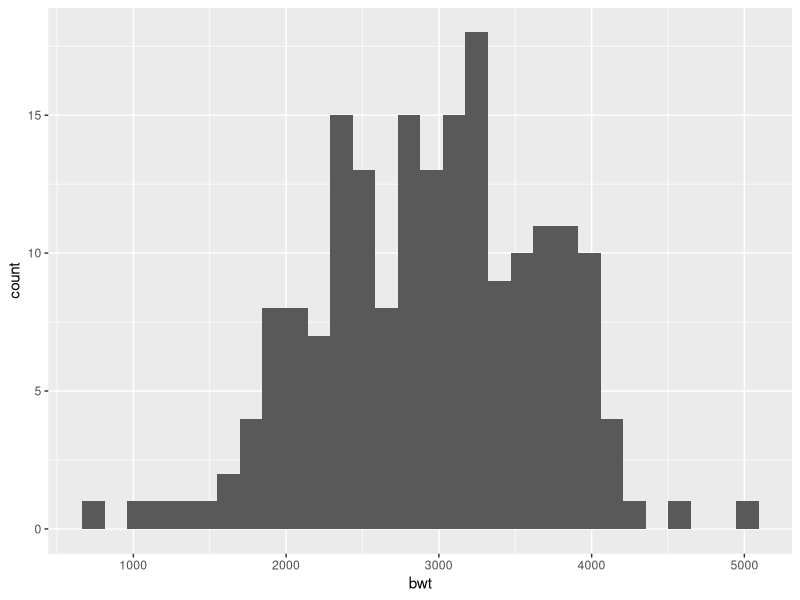
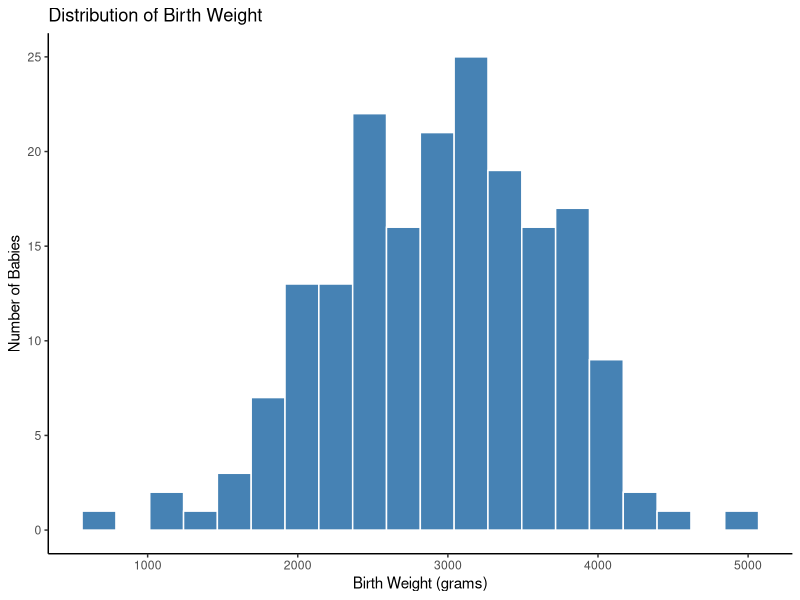
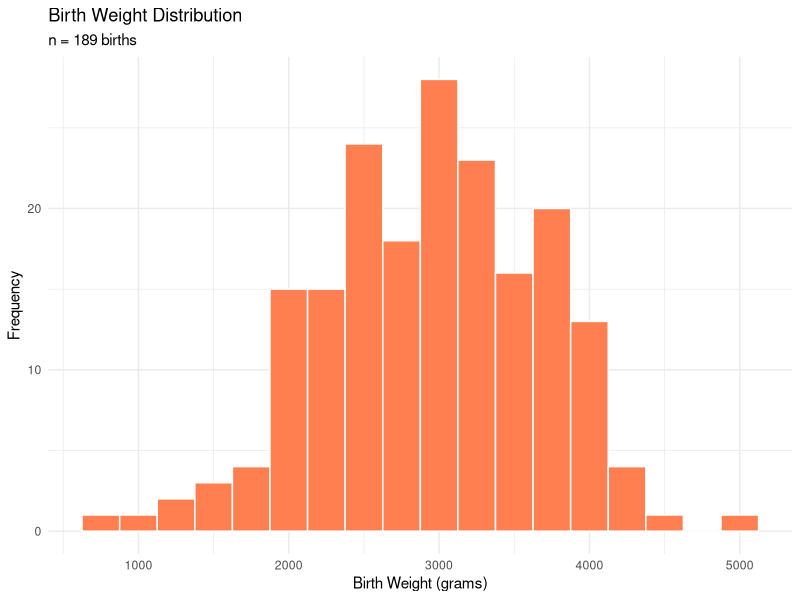
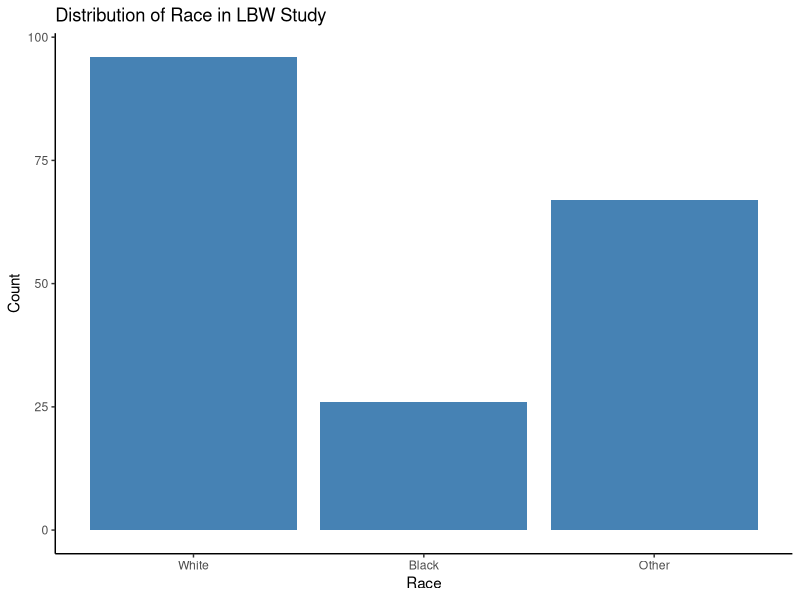
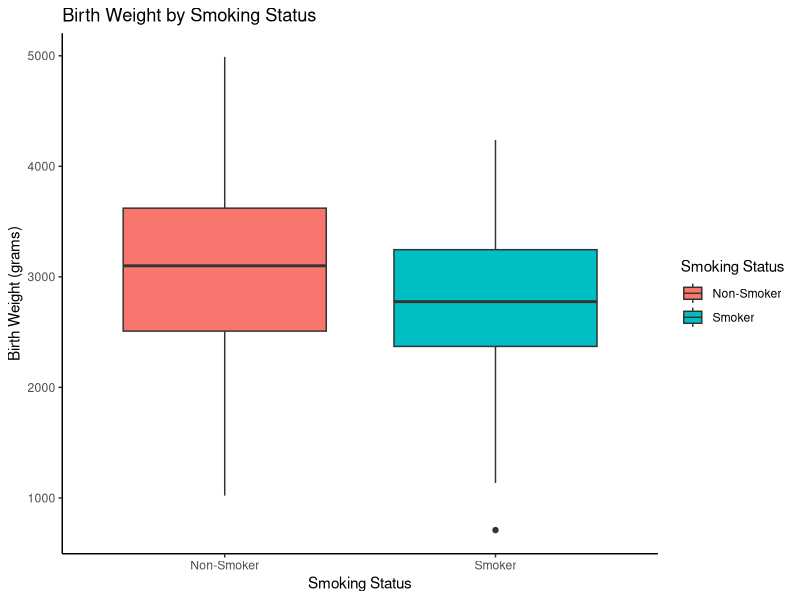
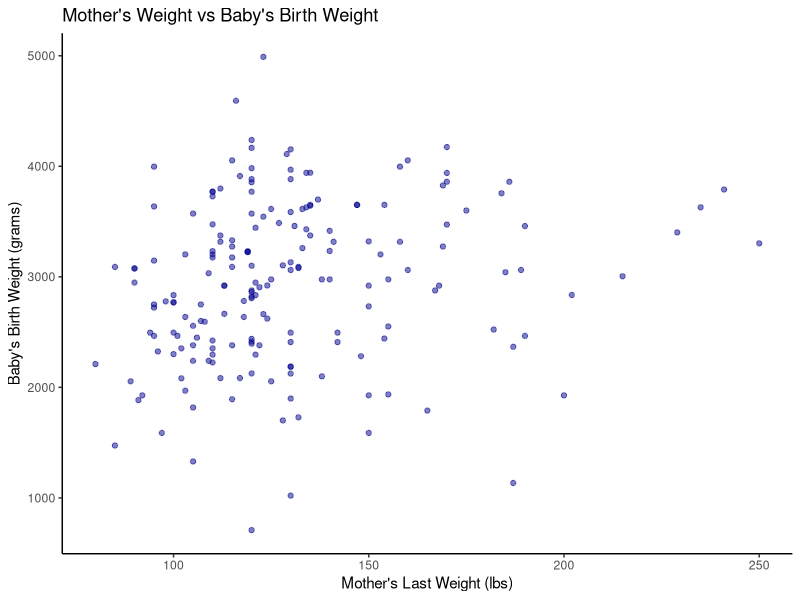
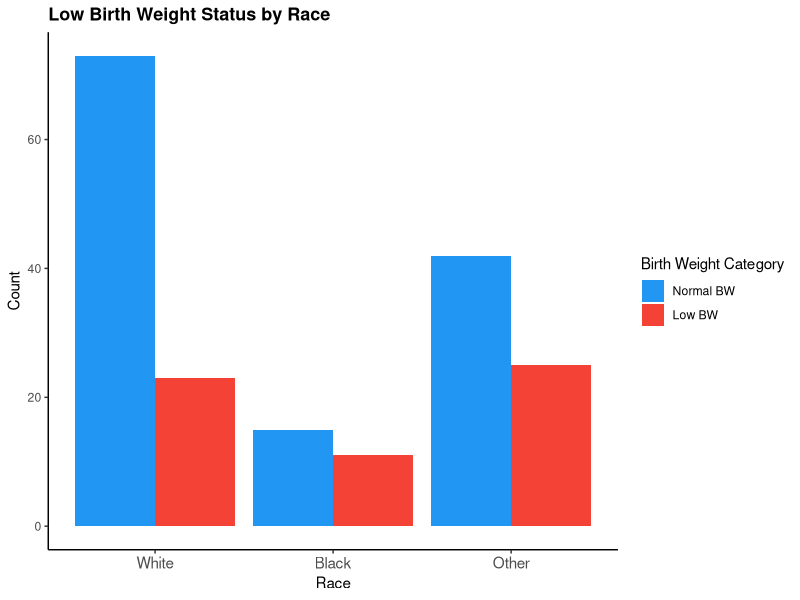
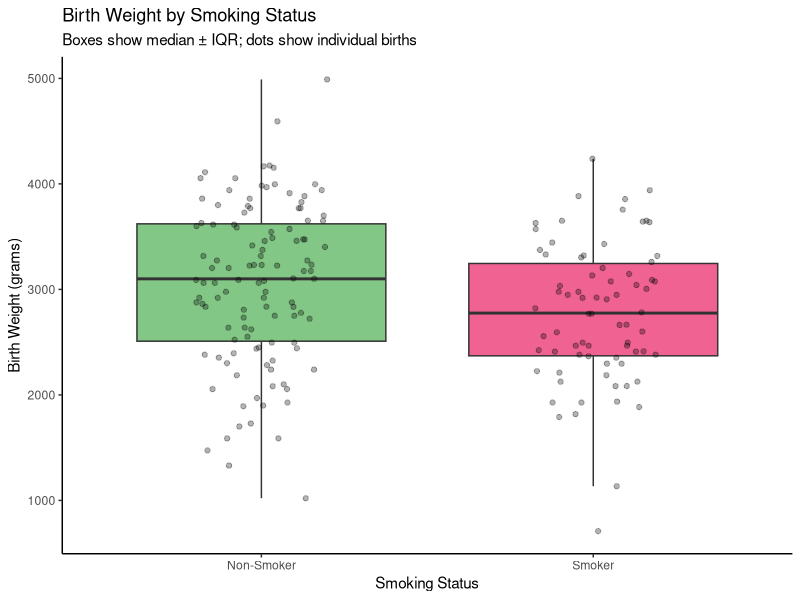

R code for these plots, in order:
# ==============================================================================
# DAY 4: DATA VISUALIZATION USING GGPLOT2
# Workshop: Data Analysis for Public Health Using R
# Datasets: infant.xls | lbw.xlsx
# ==============================================================================

library(readxl)
library(tidyverse)   # includes ggplot2

# Load and prepare data
infant <- read_excel("infant.xls")
lbw    <- read_excel("lbw.xlsx")

# Create factor labels (from Day 2)
lbw <- lbw %>%
  mutate(
    smoke_factor = factor(smoke, levels=c(0,1), labels=c("Non-Smoker","Smoker")),
    race_factor  = factor(race,  levels=c(1,2,3), labels=c("White","Black","Other")),
    low_factor   = factor(low,   levels=c(0,1), labels=c("Normal BW","Low BW")),
    ht_factor    = factor(ht,    levels=c(0,1), labels=c("No HT","Hypertension")),
    bwt_kg       = bwt / 1000
  )

infant <- infant %>%
  mutate(
    sex_factor    = factor(sex,   levels=c(0,1), labels=c("Male","Female")),
    water_factor  = factor(water, levels=c(0,1), labels=c("No Clean Water","Clean Water")),
    wt_gain       = wt2 - wt1
  )

# ---- SESSION I: INTRODUCTION TO GGPLOT2 -------------------------------------
# ggplot2 builds plots in LAYERS using a consistent grammar:
#
#   ggplot(data, aes(x = var1, y = var2)) +   <- Layer 1: Canvas + axes
#     geom_point()                            <- Layer 2: What to draw
#     labs(title = "...", x = "...", y="...") <- Layer 3: Labels
#     theme_classic()                         <- Layer 4: Look/feel
#
# Think of it like building a sandwich: each + adds a new layer.

# The simplest possible plot (just to see the structure)
ggplot(lbw, aes(x = bwt)) +
  geom_histogram()

# Now make it look better step by step
ggplot(lbw, aes(x = bwt)) +
  geom_histogram(fill = "steelblue", color = "white", bins = 20) +
  labs(title = "Distribution of Birth Weight",
       x = "Birth Weight (grams)",
       y = "Number of Babies") +
  theme_classic()

# aes() = aesthetics: maps variables to visual properties
# fill  = inside color
# color = border color
# bins  = number of bars

# ------------------------------------------------------------------------------
# TASK 1 (Session I):
#   a) Create a histogram of infant$wt1 (baseline weight)
#   b) Make the bars green with white borders
#   c) Add a proper title and axis labels
#   d) Try theme_bw() instead of theme_classic(). What changes?
# ------------------------------------------------------------------------------

# ---- SESSION II: BASIC PLOT TYPES -------------------------------------------

# --- 1. HISTOGRAM: Distribution of a continuous variable ---
ggplot(lbw, aes(x = bwt)) +
  geom_histogram(binwidth = 250, fill = "coral", color = "white") +
  labs(title = "Birth Weight Distribution",
       subtitle = paste("n =", nrow(lbw), "births"),
       x = "Birth Weight (grams)",
       y = "Frequency") +
  theme_minimal()

# --- 2. BAR CHART: Frequency of a categorical variable ---
ggplot(lbw, aes(x = race_factor)) +
  geom_bar(fill = "steelblue") +
  labs(title = "Distribution of Race in LBW Study",
       x = "Race",
       y = "Count") +
  theme_classic()

# --- 3. BOXPLOT: Compare groups ---
ggplot(lbw, aes(x = smoke_factor, y = bwt, fill = smoke_factor)) +
  geom_boxplot() +
  labs(title = "Birth Weight by Smoking Status",
       x = "Smoking Status",
       y = "Birth Weight (grams)",
       fill = "Smoking Status") +
  theme_classic()

# --- 4. SCATTER PLOT: Relationship between two continuous variables ---
ggplot(lbw, aes(x = lwt, y = bwt)) +
  geom_point(alpha = 0.5, color = "darkblue") +
  labs(title = "Mother's Weight vs Baby's Birth Weight",
       x = "Mother's Last Weight (lbs)",
       y = "Baby's Birth Weight (grams)") +
  theme_classic()

# ------------------------------------------------------------------------------
# TASK 2 (Session II):
#   a) Create a bar chart showing count of low birth weight vs normal
#      (use low_factor as x-axis). Use different fill colors.
#   b) Make a boxplot comparing infant wt1 by sex_factor
#   c) Create a scatter plot: infant age (x) vs wt1 (y)
#   d) Change the point color to "tomato" and set alpha = 0.6
# ------------------------------------------------------------------------------

# ---- SESSION III: CUSTOMIZING PLOTS ------------------------------------------
# Good public health graphics communicate clearly and look professional.

# Grouped bar chart (two categorical variables)
ggplot(lbw, aes(x = race_factor, fill = low_factor)) +
  geom_bar(position = "dodge") +  # "dodge" = side by side; "fill" = proportional
  labs(title  = "Low Birth Weight Status by Race",
       x      = "Race",
       y      = "Count",
       fill   = "Birth Weight Category") +
  scale_fill_manual(values = c("Normal BW" = "#2196F3", "Low BW" = "#F44336")) +
  theme_classic() +
  theme(axis.text.x = element_text(size = 11),
        plot.title  = element_text(face = "bold", size = 13))

# Customized boxplot with jitter (show all data points)
ggplot(lbw, aes(x = smoke_factor, y = bwt, fill = smoke_factor)) +
  geom_boxplot(alpha = 0.7, outlier.shape = NA) +
  geom_jitter(width = 0.2, alpha = 0.3, size = 1.5) +
  labs(title   = "Birth Weight by Smoking Status",
       subtitle = "Boxes show median ± IQR; dots show individual births",
       x        = "Smoking Status",
       y        = "Birth Weight (grams)") +
  scale_fill_manual(values = c("Non-Smoker" = "#4CAF50", "Smoker" = "#E91E63")) +
  theme_classic() +
  guides(fill = "none")  # Remove legend (already on x-axis)

# Scatter plot with regression line and color grouping
ggplot(lbw, aes(x = age, y = bwt, color = smoke_factor)) +
  geom_point(alpha = 0.5) +
  geom_smooth(method = "lm", se = TRUE) +
  labs(title  = "Mother's Age vs Birth Weight by Smoking Status",
       x      = "Mother's Age (years)",
       y      = "Birth Weight (grams)",
       color  = "Smoking Status") +
  theme_classic()

# Violin plot (shows distribution shape better than boxplot)
ggplot(infant, aes(x = sex_factor, y = wt1, fill = sex_factor)) +
  geom_violin(alpha = 0.6) +
  geom_boxplot(width = 0.1, fill = "white") +  # boxplot inside violin
  labs(title = "Infant Weight at Baseline by Sex",
       x     = "Sex",
       y     = "Weight (units)") +
  theme_classic() +
  guides(fill = "none")

# ------------------------------------------------------------------------------
# TASK 3 (Session III):
#   a) Create a grouped bar chart: x = water_factor, fill = sex_factor
#      (infant dataset). Use position = "fill" for proportions.
#   b) Make a boxplot of infant wt_gain by water_factor.
#      Add individual data points using geom_jitter().
#   c) Add a regression line to the infant age vs wt2 scatter plot.
#      Color the points by sex_factor.
#   d) Change the theme to theme_bw() and add a bold title.
# ------------------------------------------------------------------------------

# ---- SESSION IV: ADVANCED PLOTS & SAVING ------------------------------------

# --- Faceting: Multiple panels ---
# facet_wrap creates separate plots for each level of a variable
ggplot(lbw, aes(x = age, y = bwt, color = low_factor)) +
  geom_point(alpha = 0.5) +
  geom_smooth(method = "lm", se = FALSE) +
  facet_wrap(~ race_factor) +  # One panel per race
  labs(title  = "Age vs Birth Weight by Race",
       x      = "Mother's Age",
       y      = "Birth Weight (grams)",
       color  = "BW Status") +
  theme_bw()

# Infant: weight gain by sex and water access
ggplot(infant, aes(x = sex_factor, y = wt_gain, fill = sex_factor)) +
  geom_boxplot() +
  facet_wrap(~ water_factor) +
  labs(title = "Infant Weight Gain by Sex and Water Access",
       x     = "Sex",
       y     = "Weight Gain (wt2 - wt1)") +
  theme_classic() +
  guides(fill = "none")

# --- Density plot: smooth distribution ---
ggplot(lbw, aes(x = bwt, fill = smoke_factor)) +
  geom_density(alpha = 0.4) +
  labs(title = "Birth Weight Density by Smoking Status",
       x     = "Birth Weight (grams)",
       fill  = "Smoking Status") +
  theme_classic()

# --- Stacked bar chart (proportions) ---
lbw %>%
  group_by(race_factor, low_factor) %>%
  summarise(count = n(), .groups = "drop") %>%
  ggplot(aes(x = race_factor, y = count, fill = low_factor)) +
  geom_bar(stat = "identity", position = "fill") +
  scale_y_continuous(labels = scales::percent) +
  labs(title = "Proportion of Low Birth Weight by Race",
       x     = "Race",
       y     = "Proportion",
       fill  = "BW Status") +
  scale_fill_manual(values = c("Normal BW"="#2196F3","Low BW"="#F44336")) +
  theme_classic()

# --- SAVING PLOTS ---
# Always save your final plots!

final_plot <- ggplot(lbw, aes(x = smoke_factor, y = bwt, fill = smoke_factor)) +
  geom_boxplot(alpha = 0.7) +
  geom_jitter(width = 0.2, alpha = 0.3) +
  labs(title   = "Birth Weight by Smoking Status",
       x        = "Smoking Status",
       y        = "Birth Weight (grams)") +
  scale_fill_manual(values = c("Non-Smoker"="#4CAF50","Smoker"="#E91E63")) +
  theme_classic() +
  guides(fill = "none")

ggsave("birthweight_smoking.png",
       plot   = final_plot,
       dpi    = 300,
       width  = 8,
       height = 6)

# Save as PDF (better for publications)
ggsave("birthweight_smoking.pdf",
       plot   = final_plot,
       width  = 8,
       height = 6)

# ------------------------------------------------------------------------------
# TASK 4 (Session IV):
#   a) Create a faceted density plot of lbw$bwt,
#      faceted by race_factor, colored by smoke_factor
#   b) Build a stacked proportional bar chart for the infant dataset:
#      x = sex_factor, fill = water_factor
#   c) Save your best plot as a PNG file with dpi = 300
#   d) CHALLENGE: Combine age vs bwt scatter, faceted by race_factor
#      AND colored by smoke_factor (3 variables in one plot!)
# ------------------------------------------------------------------------------

# ==============================================================================
# END OF DAY 4
# Today you learned:
#   - ggplot2 grammar of graphics (layers)
#   - Histograms, bar charts, boxplots, scatter plots
#   - Grouping with fill/color aesthetics
#   - Faceting to show multiple panels
#   - Customizing themes, colors, and labels
#   - Saving plots with ggsave()
# ==============================================================================
